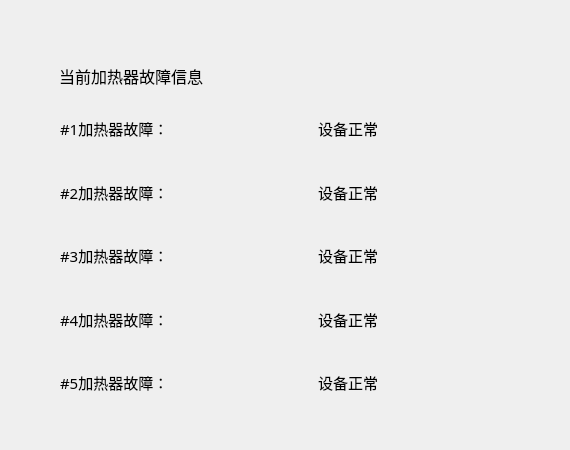
<?xml version="1.0" encoding="UTF-8"?>
<ui version="4.0">
 <class>CHeaterFaultInfo</class>
 <widget class="QWidget" name="CHeaterFaultInfo">
  <property name="geometry">
   <rect>
    <x>0</x>
    <y>0</y>
    <width>570</width>
    <height>450</height>
   </rect>
  </property>
  <property name="windowTitle">
   <string>Form</string>
  </property>
  <widget class="QLabel" name="label_11">
   <property name="geometry">
    <rect>
     <x>59</x>
     <y>60</y>
     <width>161</width>
     <height>31</height>
    </rect>
   </property>
   <property name="font">
    <font>
     <family>宋体</family>
     <pointsize>12</pointsize>
    </font>
   </property>
   <property name="text">
    <string>当前加热器故障信息</string>
   </property>
  </widget>
  <widget class="QWidget" name="layoutWidget">
   <property name="geometry">
    <rect>
     <x>60</x>
     <y>100</y>
     <width>461</width>
     <height>311</height>
    </rect>
   </property>
   <layout class="QHBoxLayout" name="horizontalLayout">
    <item>
     <layout class="QVBoxLayout" name="verticalLayout">
      <item>
       <widget class="QLabel" name="label">
        <property name="font">
         <font>
          <family>宋体</family>
          <pointsize>11</pointsize>
         </font>
        </property>
        <property name="text">
         <string>#1加热器故障：</string>
        </property>
       </widget>
      </item>
      <item>
       <widget class="QLabel" name="label_2">
        <property name="font">
         <font>
          <family>宋体</family>
          <pointsize>11</pointsize>
         </font>
        </property>
        <property name="text">
         <string>#2加热器故障：</string>
        </property>
       </widget>
      </item>
      <item>
       <widget class="QLabel" name="label_3">
        <property name="font">
         <font>
          <family>宋体</family>
          <pointsize>11</pointsize>
         </font>
        </property>
        <property name="text">
         <string>#3加热器故障：</string>
        </property>
       </widget>
      </item>
      <item>
       <widget class="QLabel" name="label_4">
        <property name="font">
         <font>
          <family>宋体</family>
          <pointsize>11</pointsize>
         </font>
        </property>
        <property name="text">
         <string>#4加热器故障：</string>
        </property>
       </widget>
      </item>
      <item>
       <widget class="QLabel" name="label_5">
        <property name="font">
         <font>
          <family>宋体</family>
          <pointsize>11</pointsize>
         </font>
        </property>
        <property name="text">
         <string>#5加热器故障：</string>
        </property>
       </widget>
      </item>
     </layout>
    </item>
    <item>
     <spacer name="horizontalSpacer">
      <property name="orientation">
       <enum>Qt::Horizontal</enum>
      </property>
      <property name="sizeHint" stdset="0">
       <size>
        <width>40</width>
        <height>20</height>
       </size>
      </property>
     </spacer>
    </item>
    <item>
     <layout class="QVBoxLayout" name="verticalLayout_2">
      <item>
       <widget class="QLabel" name="faultInfo_1">
        <property name="font">
         <font>
          <family>AcadEref</family>
          <pointsize>11</pointsize>
         </font>
        </property>
        <property name="text">
         <string>设备正常</string>
        </property>
       </widget>
      </item>
      <item>
       <widget class="QLabel" name="faultInfo_2">
        <property name="font">
         <font>
          <family>AcadEref</family>
          <pointsize>11</pointsize>
         </font>
        </property>
        <property name="text">
         <string>设备正常</string>
        </property>
       </widget>
      </item>
      <item>
       <widget class="QLabel" name="faultInfo_3">
        <property name="font">
         <font>
          <family>AcadEref</family>
          <pointsize>11</pointsize>
         </font>
        </property>
        <property name="text">
         <string>设备正常</string>
        </property>
       </widget>
      </item>
      <item>
       <widget class="QLabel" name="faultInfo_4">
        <property name="font">
         <font>
          <family>AcadEref</family>
          <pointsize>11</pointsize>
         </font>
        </property>
        <property name="text">
         <string>设备正常</string>
        </property>
       </widget>
      </item>
      <item>
       <widget class="QLabel" name="faultInfo_5">
        <property name="font">
         <font>
          <family>AcadEref</family>
          <pointsize>11</pointsize>
         </font>
        </property>
        <property name="text">
         <string>设备正常</string>
        </property>
       </widget>
      </item>
     </layout>
    </item>
    <item>
     <spacer name="horizontalSpacer_2">
      <property name="orientation">
       <enum>Qt::Horizontal</enum>
      </property>
      <property name="sizeHint" stdset="0">
       <size>
        <width>40</width>
        <height>20</height>
       </size>
      </property>
     </spacer>
    </item>
   </layout>
  </widget>
  <zorder>layoutWidget</zorder>
  <zorder>label_11</zorder>
 </widget>
 <resources/>
 <connections/>
</ui>
